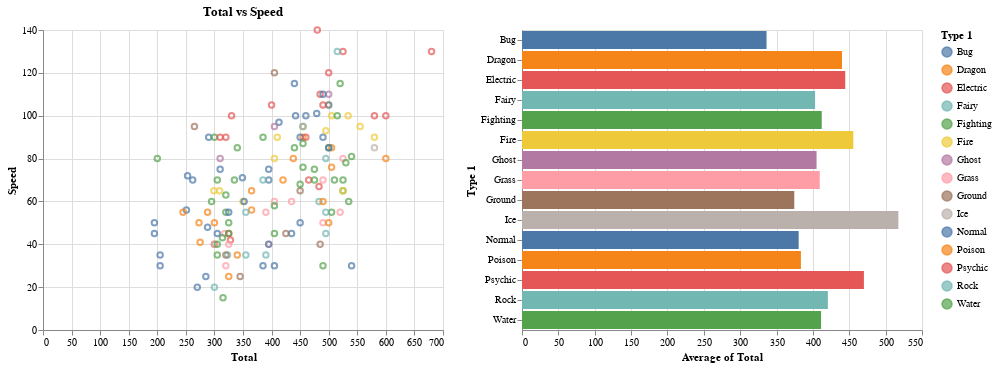

Source (notebook cell):
### Code cell
multi = alt.selection_multi()

scatter = alt.Chart(df).mark_point().encode(
   x='Total',
   y='Speed',
   color=alt.condition(multi, 'Type 1', alt.value('darkgray'))
).properties(
   selection=multi,
   title='Total vs Speed'
)

bar = alt.Chart(df).mark_bar().encode(
   x='average(Total)', 
   y='Type 1', 
   color='Type 1'
)

scatter | bar

### Figure 1 — Vega-Lite specification as saved in the notebook (floating-point values rounded to 4 significant figures; data arrays with more than 128 entries replaced by an {"elided": "..."} marker saying what was removed)
{"config": {"view": {"continuousWidth": 400, "continuousHeight": 300}}, "hconcat": [{"mark": "point", "encoding": {"color": {"condition": {"field": "Type 1", "type": "nominal", "selection": "selector007"}, "value": "darkgray"}, "x": {"field": "Total", "type": "quantitative"}, "y": {"field": "Speed", "type": "quantitative"}}, "selection": {"selector007": {"type": "multi"}}, "title": "Total vs Speed"}, {"mark": "bar", "encoding": {"color": {"field": "Type 1", "type": "nominal"}, "x": {"aggregate": "average", "field": "Total", "type": "quantitative"}, "y": {"field": "Type 1", "type": "nominal"}}}], "data": {"name": "data-5eafba443aa54ea1789fab40add1f57d"}, "$schema": "https://vega.github.io/schema/vega-lite/v4.17.0.json", "datasets": {"data-5eafba443aa54ea1789fab40add1f57d": {"elided": "151 records"}}}
